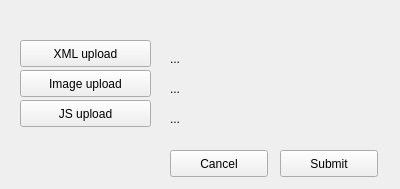
<?xml version="1.0" encoding="UTF-8"?>
<ui version="4.0">
 <class>DlgPresetUpload</class>
 <widget class="QWidget" name="DlgPresetUpload">
  <property name="geometry">
   <rect>
    <x>0</x>
    <y>0</y>
    <width>400</width>
    <height>189</height>
   </rect>
  </property>
  <property name="windowTitle">
   <string>Form</string>
  </property>
  <widget class="QPushButton" name="btnSubmit">
   <property name="geometry">
    <rect>
     <x>280</x>
     <y>150</y>
     <width>98</width>
     <height>27</height>
    </rect>
   </property>
   <property name="text">
    <string>Submit</string>
   </property>
  </widget>
  <widget class="QPushButton" name="btnCancel">
   <property name="geometry">
    <rect>
     <x>170</x>
     <y>150</y>
     <width>98</width>
     <height>27</height>
    </rect>
   </property>
   <property name="text">
    <string>Cancel</string>
   </property>
  </widget>
  <widget class="QPushButton" name="btnImageUpload">
   <property name="geometry">
    <rect>
     <x>20</x>
     <y>70</y>
     <width>131</width>
     <height>27</height>
    </rect>
   </property>
   <property name="text">
    <string>Image upload</string>
   </property>
  </widget>
  <widget class="QPushButton" name="btnXMLUpload">
   <property name="geometry">
    <rect>
     <x>20</x>
     <y>40</y>
     <width>131</width>
     <height>27</height>
    </rect>
   </property>
   <property name="text">
    <string>XML upload</string>
   </property>
  </widget>
  <widget class="QPushButton" name="btnJSUpload">
   <property name="geometry">
    <rect>
     <x>20</x>
     <y>100</y>
     <width>131</width>
     <height>27</height>
    </rect>
   </property>
   <property name="text">
    <string>JS upload</string>
   </property>
  </widget>
  <widget class="QLabel" name="labelImageName">
   <property name="geometry">
    <rect>
     <x>170</x>
     <y>80</y>
     <width>171</width>
     <height>17</height>
    </rect>
   </property>
   <property name="text">
    <string>...</string>
   </property>
  </widget>
  <widget class="QLabel" name="labelXMLName">
   <property name="geometry">
    <rect>
     <x>170</x>
     <y>50</y>
     <width>171</width>
     <height>17</height>
    </rect>
   </property>
   <property name="text">
    <string>...</string>
   </property>
  </widget>
  <widget class="QLabel" name="labelJSName">
   <property name="geometry">
    <rect>
     <x>170</x>
     <y>110</y>
     <width>171</width>
     <height>17</height>
    </rect>
   </property>
   <property name="text">
    <string>...</string>
   </property>
  </widget>
 </widget>
 <resources/>
 <connections/>
</ui>
